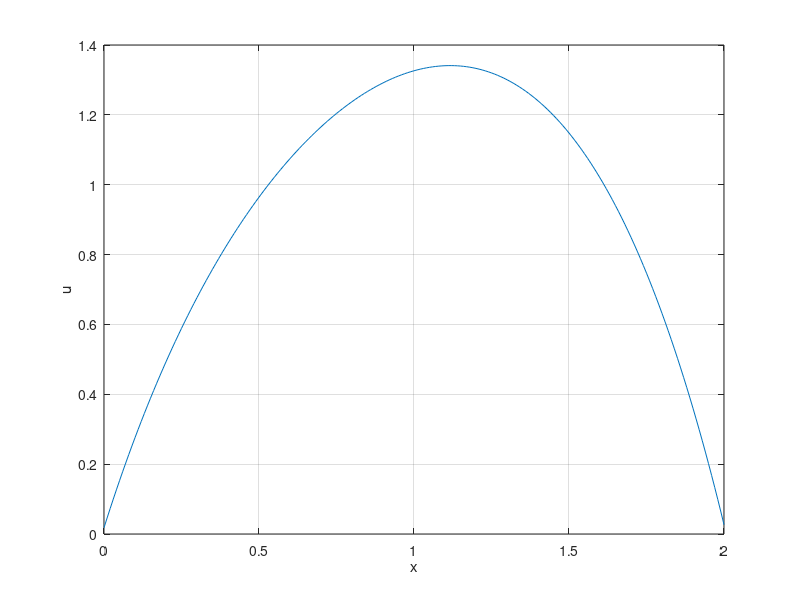

Source code (MATLAB):
%{
Solve the problem
−u′′(x) + (4 − x)u(x) = x + 5 , x ∈ (0, 2) ,
u′(0) = 1, u′(2) = 2,
by means of the Galerkin finite element method
where xi = ih, h = 0.01
%}
clear
n = 200;
h = 2/n;
x = 0:h:2;
A = zeros(n+1,n+1);
y = zeros(1, n+1);
A(1,1) = 2/h + h/2*(4-x(1));
A(1,2) = -1/h;
y(1) = h/2*(x(1)+5) - 1;
for i = 2:n
    A(i,i-1) = -1/h;
    A(i,i)   =  2/h + h*(4-x(i));
    A(i,i+1) = -1/h;
    y(i)     = h*(x(i)+5);
end
A(n+1,n)   = -1/h;
A(n+1,n+1) = 2/h + h/2*(4-x(n+1));
y(n+1)     = h/2*(x(n+1)+5) - 1;
%%
u = A\y';
plot(x,u)
xlabel('x')
ylabel('u')
grid on
%%%
for i=1:n+1
    ue(i)= 0.5*x(i) + 4;
end
error=max(max(abs(u-ue)))